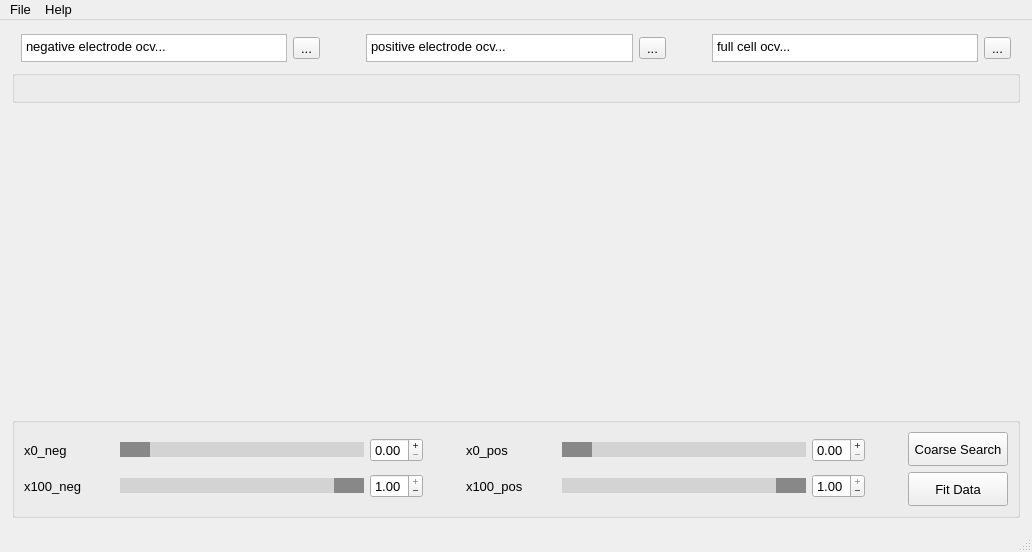
<?xml version="1.0" encoding="UTF-8"?>
<ui version="4.0">
 <class>DifferentialCapacityGUI</class>
 <widget class="QMainWindow" name="DifferentialCapacityGUI">
  <property name="geometry">
   <rect>
    <x>0</x>
    <y>0</y>
    <width>1032</width>
    <height>550</height>
   </rect>
  </property>
  <property name="font">
   <font>
    <pointsize>10</pointsize>
   </font>
  </property>
  <property name="windowTitle">
   <string>Differential Capacity Analysis GUI</string>
  </property>
  <widget class="QWidget" name="centralwidget">
   <layout class="QVBoxLayout" name="verticalLayout" stretch="0,0,0,0,1,0,0">
    <property name="leftMargin">
     <number>12</number>
    </property>
    <property name="topMargin">
     <number>12</number>
    </property>
    <property name="rightMargin">
     <number>12</number>
    </property>
    <property name="bottomMargin">
     <number>12</number>
    </property>
    <item>
     <spacer name="verticalSpacer_2">
      <property name="orientation">
       <enum>Qt::Vertical</enum>
      </property>
      <property name="sizeType">
       <enum>QSizePolicy::Fixed</enum>
      </property>
      <property name="sizeHint" stdset="0">
       <size>
        <width>20</width>
        <height>2</height>
       </size>
      </property>
     </spacer>
    </item>
    <item>
     <widget class="QWidget" name="GroupedBrowsers" native="true">
      <layout class="QHBoxLayout" name="horizontalLayout_2">
       <property name="topMargin">
        <number>0</number>
       </property>
       <property name="bottomMargin">
        <number>0</number>
       </property>
       <item>
        <widget class="QTextBrowser" name="TextBrowser_neg">
         <property name="sizePolicy">
          <sizepolicy hsizetype="Expanding" vsizetype="MinimumExpanding">
           <horstretch>0</horstretch>
           <verstretch>0</verstretch>
          </sizepolicy>
         </property>
         <property name="minimumSize">
          <size>
           <width>20</width>
           <height>28</height>
          </size>
         </property>
         <property name="maximumSize">
          <size>
           <width>16777215</width>
           <height>28</height>
          </size>
         </property>
         <property name="html">
          <string>&lt;!DOCTYPE HTML PUBLIC &quot;-//W3C//DTD HTML 4.0//EN&quot; &quot;http://www.w3.org/TR/REC-html40/strict.dtd&quot;&gt;
&lt;html&gt;&lt;head&gt;&lt;meta name=&quot;qrichtext&quot; content=&quot;1&quot; /&gt;&lt;style type=&quot;text/css&quot;&gt;
p, li { white-space: pre-wrap; }
&lt;/style&gt;&lt;/head&gt;&lt;body style=&quot; font-family:'MS Shell Dlg 2'; font-size:10pt; font-weight:400; font-style:normal;&quot;&gt;
&lt;p style=&quot; margin-top:0px; margin-bottom:0px; margin-left:0px; margin-right:0px; -qt-block-indent:0; text-indent:0px;&quot;&gt;negative electrode ocv...&lt;/p&gt;&lt;/body&gt;&lt;/html&gt;</string>
         </property>
        </widget>
       </item>
       <item>
        <widget class="QToolButton" name="BrowseButton_neg">
         <property name="text">
          <string>...</string>
         </property>
        </widget>
       </item>
       <item>
        <spacer name="horizontalSpacer_3">
         <property name="orientation">
          <enum>Qt::Horizontal</enum>
         </property>
         <property name="sizeType">
          <enum>QSizePolicy::Fixed</enum>
         </property>
         <property name="sizeHint" stdset="0">
          <size>
           <width>40</width>
           <height>20</height>
          </size>
         </property>
        </spacer>
       </item>
       <item>
        <widget class="QTextBrowser" name="TextBrowser_pos">
         <property name="sizePolicy">
          <sizepolicy hsizetype="Expanding" vsizetype="Fixed">
           <horstretch>0</horstretch>
           <verstretch>0</verstretch>
          </sizepolicy>
         </property>
         <property name="minimumSize">
          <size>
           <width>0</width>
           <height>28</height>
          </size>
         </property>
         <property name="maximumSize">
          <size>
           <width>16777215</width>
           <height>28</height>
          </size>
         </property>
         <property name="html">
          <string>&lt;!DOCTYPE HTML PUBLIC &quot;-//W3C//DTD HTML 4.0//EN&quot; &quot;http://www.w3.org/TR/REC-html40/strict.dtd&quot;&gt;
&lt;html&gt;&lt;head&gt;&lt;meta name=&quot;qrichtext&quot; content=&quot;1&quot; /&gt;&lt;style type=&quot;text/css&quot;&gt;
p, li { white-space: pre-wrap; }
&lt;/style&gt;&lt;/head&gt;&lt;body style=&quot; font-family:'MS Shell Dlg 2'; font-size:10pt; font-weight:400; font-style:normal;&quot;&gt;
&lt;p style=&quot; margin-top:0px; margin-bottom:0px; margin-left:0px; margin-right:0px; -qt-block-indent:0; text-indent:0px;&quot;&gt;positive electrode ocv...&lt;/p&gt;&lt;/body&gt;&lt;/html&gt;</string>
         </property>
        </widget>
       </item>
       <item>
        <widget class="QToolButton" name="BrowseButton_pos">
         <property name="text">
          <string>...</string>
         </property>
        </widget>
       </item>
       <item>
        <spacer name="horizontalSpacer_4">
         <property name="orientation">
          <enum>Qt::Horizontal</enum>
         </property>
         <property name="sizeType">
          <enum>QSizePolicy::Fixed</enum>
         </property>
         <property name="sizeHint" stdset="0">
          <size>
           <width>40</width>
           <height>20</height>
          </size>
         </property>
        </spacer>
       </item>
       <item>
        <widget class="QTextBrowser" name="TextBrowser_cell">
         <property name="sizePolicy">
          <sizepolicy hsizetype="Expanding" vsizetype="Fixed">
           <horstretch>0</horstretch>
           <verstretch>0</verstretch>
          </sizepolicy>
         </property>
         <property name="minimumSize">
          <size>
           <width>0</width>
           <height>28</height>
          </size>
         </property>
         <property name="maximumSize">
          <size>
           <width>16777215</width>
           <height>28</height>
          </size>
         </property>
         <property name="html">
          <string>&lt;!DOCTYPE HTML PUBLIC &quot;-//W3C//DTD HTML 4.0//EN&quot; &quot;http://www.w3.org/TR/REC-html40/strict.dtd&quot;&gt;
&lt;html&gt;&lt;head&gt;&lt;meta name=&quot;qrichtext&quot; content=&quot;1&quot; /&gt;&lt;style type=&quot;text/css&quot;&gt;
p, li { white-space: pre-wrap; }
&lt;/style&gt;&lt;/head&gt;&lt;body style=&quot; font-family:'MS Shell Dlg 2'; font-size:10pt; font-weight:400; font-style:normal;&quot;&gt;
&lt;p style=&quot; margin-top:0px; margin-bottom:0px; margin-left:0px; margin-right:0px; -qt-block-indent:0; text-indent:0px;&quot;&gt;full cell ocv...&lt;/p&gt;&lt;/body&gt;&lt;/html&gt;</string>
         </property>
        </widget>
       </item>
       <item>
        <widget class="QToolButton" name="BrowseButton_cell">
         <property name="text">
          <string>...</string>
         </property>
        </widget>
       </item>
      </layout>
     </widget>
    </item>
    <item>
     <spacer name="verticalSpacer_4">
      <property name="orientation">
       <enum>Qt::Vertical</enum>
      </property>
      <property name="sizeType">
       <enum>QSizePolicy::Fixed</enum>
      </property>
      <property name="sizeHint" stdset="0">
       <size>
        <width>20</width>
        <height>2</height>
       </size>
      </property>
     </spacer>
    </item>
    <item>
     <widget class="QGroupBox" name="groupBox">
      <property name="title">
       <string/>
      </property>
      <layout class="QVBoxLayout" name="verticalLayout_2">
       <property name="topMargin">
        <number>0</number>
       </property>
       <property name="bottomMargin">
        <number>0</number>
       </property>
       <item>
        <spacer name="verticalSpacer">
         <property name="orientation">
          <enum>Qt::Vertical</enum>
         </property>
         <property name="sizeType">
          <enum>QSizePolicy::Fixed</enum>
         </property>
         <property name="sizeHint" stdset="0">
          <size>
           <width>20</width>
           <height>0</height>
          </size>
         </property>
        </spacer>
       </item>
      </layout>
     </widget>
    </item>
    <item>
     <widget class="QFrame" name="CanvasFrame">
      <property name="sizePolicy">
       <sizepolicy hsizetype="Preferred" vsizetype="Preferred">
        <horstretch>0</horstretch>
        <verstretch>0</verstretch>
       </sizepolicy>
      </property>
      <property name="minimumSize">
       <size>
        <width>1000</width>
        <height>300</height>
       </size>
      </property>
      <property name="autoFillBackground">
       <bool>false</bool>
      </property>
      <property name="styleSheet">
       <string notr="true"/>
      </property>
      <layout class="QGridLayout" name="gridLayout_3">
       <item row="0" column="0">
        <widget class="QWidget" name="CanvasWidget" native="true"/>
       </item>
      </layout>
     </widget>
    </item>
    <item>
     <spacer name="verticalSpacer_3">
      <property name="orientation">
       <enum>Qt::Vertical</enum>
      </property>
      <property name="sizeType">
       <enum>QSizePolicy::Fixed</enum>
      </property>
      <property name="sizeHint" stdset="0">
       <size>
        <width>20</width>
        <height>2</height>
       </size>
      </property>
     </spacer>
    </item>
    <item>
     <widget class="QGroupBox" name="GroupedSliders">
      <layout class="QHBoxLayout" name="horizontalLayout">
       <item>
        <layout class="QGridLayout" name="gridLayout">
         <item row="0" column="0">
          <widget class="QLabel" name="Label_neg_x0">
           <property name="minimumSize">
            <size>
             <width>75</width>
             <height>0</height>
            </size>
           </property>
           <property name="maximumSize">
            <size>
             <width>75</width>
             <height>16777215</height>
            </size>
           </property>
           <property name="text">
            <string>x0_neg</string>
           </property>
          </widget>
         </item>
         <item row="0" column="1">
          <widget class="QScrollBar" name="ScrollBar_neg_x0">
           <property name="sizePolicy">
            <sizepolicy hsizetype="Expanding" vsizetype="Fixed">
             <horstretch>0</horstretch>
             <verstretch>0</verstretch>
            </sizepolicy>
           </property>
           <property name="minimumSize">
            <size>
             <width>200</width>
             <height>0</height>
            </size>
           </property>
           <property name="styleSheet">
            <string notr="true">QScrollBar:horizontal {
	border: 1x solid #888;
	background: #d3d3d3;
	height: 15px;
    margin: 0px 0px 0 0px;
}

QScrollBar::handle:horizontal {
    background: #888;
    min-width: 30px;
}

QScrollBar::add-line:horizontal, QScrollBar::sub-line:horizontal {
    border: none;
    background: none;
    width: 0px;
    height: 0px;
}</string>
           </property>
           <property name="maximum">
            <number>100</number>
           </property>
           <property name="orientation">
            <enum>Qt::Horizontal</enum>
           </property>
          </widget>
         </item>
         <item row="0" column="2">
          <widget class="QDoubleSpinBox" name="SpinBox_neg_x0">
           <property name="minimumSize">
            <size>
             <width>50</width>
             <height>0</height>
            </size>
           </property>
           <property name="maximumSize">
            <size>
             <width>75</width>
             <height>16777215</height>
            </size>
           </property>
           <property name="buttonSymbols">
            <enum>QAbstractSpinBox::PlusMinus</enum>
           </property>
           <property name="maximum">
            <double>1.000000000000000</double>
           </property>
           <property name="singleStep">
            <double>0.010000000000000</double>
           </property>
          </widget>
         </item>
         <item row="1" column="0">
          <widget class="QLabel" name="Label_neg_x100">
           <property name="sizePolicy">
            <sizepolicy hsizetype="Minimum" vsizetype="Preferred">
             <horstretch>0</horstretch>
             <verstretch>0</verstretch>
            </sizepolicy>
           </property>
           <property name="minimumSize">
            <size>
             <width>90</width>
             <height>0</height>
            </size>
           </property>
           <property name="text">
            <string>x100_neg</string>
           </property>
          </widget>
         </item>
         <item row="1" column="1">
          <widget class="QScrollBar" name="ScrollBar_neg_x100">
           <property name="styleSheet">
            <string notr="true">QScrollBar:horizontal {
	border: 1x solid #888;
	background: #d3d3d3;
	height: 15px;
    margin: 0px 0px 0 0px;
}

QScrollBar::handle:horizontal {
    background: #888;
    min-width: 30px;
}

QScrollBar::add-line:horizontal, QScrollBar::sub-line:horizontal {
    border: none;
    background: none;
    width: 0px;
    height: 0px;
}</string>
           </property>
           <property name="maximum">
            <number>100</number>
           </property>
           <property name="value">
            <number>100</number>
           </property>
           <property name="orientation">
            <enum>Qt::Horizontal</enum>
           </property>
          </widget>
         </item>
         <item row="1" column="2">
          <widget class="QDoubleSpinBox" name="SpinBox_neg_x100">
           <property name="buttonSymbols">
            <enum>QAbstractSpinBox::PlusMinus</enum>
           </property>
           <property name="maximum">
            <double>1.000000000000000</double>
           </property>
           <property name="singleStep">
            <double>0.010000000000000</double>
           </property>
           <property name="value">
            <double>1.000000000000000</double>
           </property>
          </widget>
         </item>
        </layout>
       </item>
       <item>
        <spacer name="horizontalSpacer">
         <property name="orientation">
          <enum>Qt::Horizontal</enum>
         </property>
         <property name="sizeType">
          <enum>QSizePolicy::Fixed</enum>
         </property>
         <property name="sizeHint" stdset="0">
          <size>
           <width>37</width>
           <height>17</height>
          </size>
         </property>
        </spacer>
       </item>
       <item>
        <layout class="QGridLayout" name="gridLayout_2">
         <item row="1" column="0">
          <widget class="QLabel" name="Label_pos_x100">
           <property name="sizePolicy">
            <sizepolicy hsizetype="Minimum" vsizetype="Preferred">
             <horstretch>0</horstretch>
             <verstretch>0</verstretch>
            </sizepolicy>
           </property>
           <property name="minimumSize">
            <size>
             <width>90</width>
             <height>0</height>
            </size>
           </property>
           <property name="maximumSize">
            <size>
             <width>75</width>
             <height>16777215</height>
            </size>
           </property>
           <property name="text">
            <string>x100_pos</string>
           </property>
          </widget>
         </item>
         <item row="1" column="2">
          <widget class="QDoubleSpinBox" name="SpinBox_pos_x100">
           <property name="buttonSymbols">
            <enum>QAbstractSpinBox::PlusMinus</enum>
           </property>
           <property name="maximum">
            <double>1.000000000000000</double>
           </property>
           <property name="singleStep">
            <double>0.010000000000000</double>
           </property>
           <property name="value">
            <double>1.000000000000000</double>
           </property>
          </widget>
         </item>
         <item row="0" column="0">
          <widget class="QLabel" name="Label_pos_x0">
           <property name="text">
            <string>x0_pos</string>
           </property>
          </widget>
         </item>
         <item row="1" column="1">
          <widget class="QScrollBar" name="ScrollBar_pos_x100">
           <property name="styleSheet">
            <string notr="true">QScrollBar:horizontal {
	border: 1x solid #888;
	background: #d3d3d3;
	height: 15px;
    margin: 0px 0px 0 0px;
}

QScrollBar::handle:horizontal {
    background: #888;
    min-width: 30px;
}

QScrollBar::add-line:horizontal, QScrollBar::sub-line:horizontal {
    border: none;
    background: none;
    width: 0px;
    height: 0px;
}</string>
           </property>
           <property name="maximum">
            <number>100</number>
           </property>
           <property name="value">
            <number>100</number>
           </property>
           <property name="orientation">
            <enum>Qt::Horizontal</enum>
           </property>
          </widget>
         </item>
         <item row="0" column="2">
          <widget class="QDoubleSpinBox" name="SpinBox_pos_x0">
           <property name="minimumSize">
            <size>
             <width>50</width>
             <height>0</height>
            </size>
           </property>
           <property name="maximumSize">
            <size>
             <width>75</width>
             <height>16777215</height>
            </size>
           </property>
           <property name="buttonSymbols">
            <enum>QAbstractSpinBox::PlusMinus</enum>
           </property>
           <property name="maximum">
            <double>1.000000000000000</double>
           </property>
           <property name="singleStep">
            <double>0.010000000000000</double>
           </property>
          </widget>
         </item>
         <item row="0" column="1">
          <widget class="QScrollBar" name="ScrollBar_pos_x0">
           <property name="sizePolicy">
            <sizepolicy hsizetype="Expanding" vsizetype="Fixed">
             <horstretch>0</horstretch>
             <verstretch>0</verstretch>
            </sizepolicy>
           </property>
           <property name="minimumSize">
            <size>
             <width>200</width>
             <height>0</height>
            </size>
           </property>
           <property name="styleSheet">
            <string notr="true">QScrollBar:horizontal {
	border: 1x solid #888;
	background: #d3d3d3;
	height: 15px;
    margin: 0px 0px 0 0px;
}

QScrollBar::handle:horizontal {
    background: #888;
    min-width: 30px;
}

QScrollBar::add-line:horizontal, QScrollBar::sub-line:horizontal {
    border: none;
    background: none;
    width: 0px;
    height: 0px;
}</string>
           </property>
           <property name="maximum">
            <number>100</number>
           </property>
           <property name="orientation">
            <enum>Qt::Horizontal</enum>
           </property>
          </widget>
         </item>
        </layout>
       </item>
       <item>
        <spacer name="horizontalSpacer_2">
         <property name="orientation">
          <enum>Qt::Horizontal</enum>
         </property>
         <property name="sizeType">
          <enum>QSizePolicy::Fixed</enum>
         </property>
         <property name="sizeHint" stdset="0">
          <size>
           <width>37</width>
           <height>17</height>
          </size>
         </property>
        </spacer>
       </item>
       <item>
        <layout class="QVBoxLayout" name="verticalLayout_5">
         <item>
          <widget class="QPushButton" name="CoarseButton">
           <property name="sizePolicy">
            <sizepolicy hsizetype="Fixed" vsizetype="Fixed">
             <horstretch>0</horstretch>
             <verstretch>0</verstretch>
            </sizepolicy>
           </property>
           <property name="minimumSize">
            <size>
             <width>100</width>
             <height>34</height>
            </size>
           </property>
           <property name="maximumSize">
            <size>
             <width>100</width>
             <height>34</height>
            </size>
           </property>
           <property name="text">
            <string>Coarse Search</string>
           </property>
          </widget>
         </item>
         <item>
          <widget class="QPushButton" name="FitDataButton">
           <property name="enabled">
            <bool>true</bool>
           </property>
           <property name="sizePolicy">
            <sizepolicy hsizetype="Fixed" vsizetype="Fixed">
             <horstretch>0</horstretch>
             <verstretch>0</verstretch>
            </sizepolicy>
           </property>
           <property name="minimumSize">
            <size>
             <width>100</width>
             <height>34</height>
            </size>
           </property>
           <property name="maximumSize">
            <size>
             <width>100</width>
             <height>34</height>
            </size>
           </property>
           <property name="font">
            <font>
             <pointsize>10</pointsize>
            </font>
           </property>
           <property name="text">
            <string>Fit Data</string>
           </property>
          </widget>
         </item>
        </layout>
       </item>
      </layout>
     </widget>
    </item>
   </layout>
  </widget>
  <widget class="QStatusBar" name="statusbar"/>
  <widget class="QMenuBar" name="menuBar">
   <property name="geometry">
    <rect>
     <x>0</x>
     <y>0</y>
     <width>1032</width>
     <height>23</height>
    </rect>
   </property>
   <widget class="QMenu" name="menuHelp">
    <property name="title">
     <string>Help</string>
    </property>
    <addaction name="actionInstructions"/>
   </widget>
   <widget class="QMenu" name="menuFile">
    <property name="title">
     <string>File</string>
    </property>
    <addaction name="actionOptions"/>
   </widget>
   <addaction name="menuFile"/>
   <addaction name="menuHelp"/>
  </widget>
  <action name="actionInstructions">
   <property name="text">
    <string>Instructions</string>
   </property>
  </action>
  <action name="actionSaveFigure">
   <property name="text">
    <string>Save figure</string>
   </property>
  </action>
  <action name="actionOptions">
   <property name="text">
    <string>Options</string>
   </property>
  </action>
 </widget>
 <resources/>
 <connections/>
</ui>
